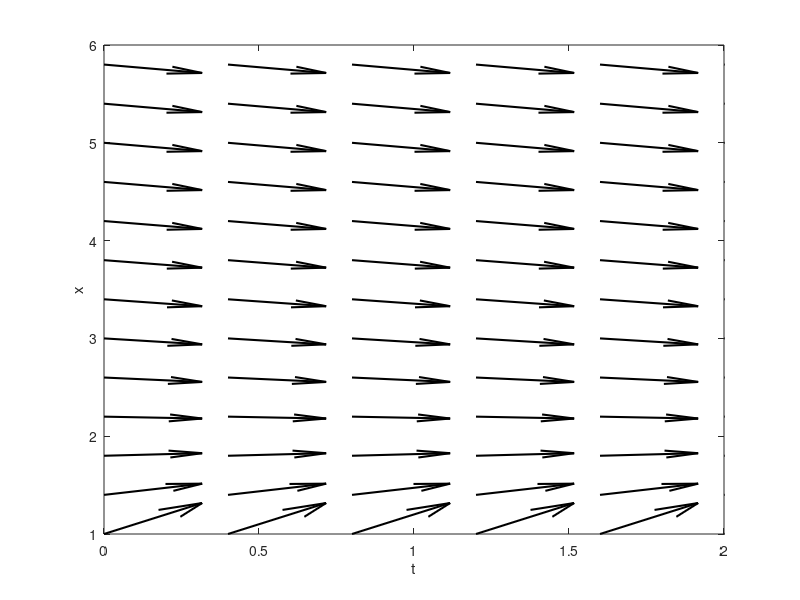

MATLAB code to generate this figure:
%This script generates the direction field for the ode
%                 x' = f(t,x) 
%in the interval t1 <= t <= t2, x1 <= x <= x2


%For this example we plot the direction field for the ode 
%                 x' = x^2
%in the interval 0 <= t <= 2, -2 <= x <= 2

f = @(t,x)(((2./x)-1).*(x.^(-1./2))); %right hand side of the ODE
t1 = 0; 
t2 = 2; 
x1 = 1; 
x2 = 6; 
step = .4; %make this number large for fewer vectors
[t,x] = meshgrid(t1:step:t2,x1:step:x2); 

%generate direction field 
quiver(t,x,ones(size(f(t,x))),f(t,x),'k','LineWidth',1.5)
axis([t1 t2 x1 x2]) %set axes and labels
xlabel('t')
ylabel('x')